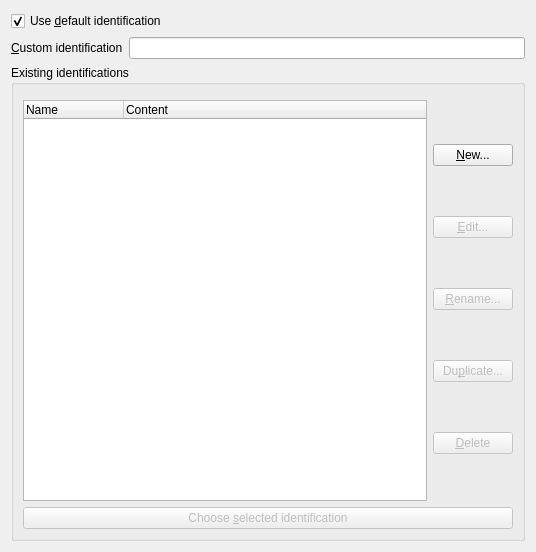
<?xml version="1.0" encoding="UTF-8"?>
<ui version="4.0">
 <class>UserAgent</class>
 <widget class="QWidget" name="UserAgent">
  <property name="geometry">
   <rect>
    <x>0</x>
    <y>0</y>
    <width>536</width>
    <height>552</height>
   </rect>
  </property>
  <layout class="QGridLayout" name="gridLayout">
   <item row="2" column="0">
    <widget class="QGroupBox" name="customUABox">
     <property name="enabled">
      <bool>true</bool>
     </property>
     <property name="title">
      <string>Existing identifications</string>
     </property>
     <layout class="QVBoxLayout" name="verticalLayout_3">
      <item>
       <widget class="KMessageWidget" name="invalidTemplateNameWidget"/>
      </item>
      <item>
       <layout class="QHBoxLayout" name="horizontalLayout_2">
        <item>
         <layout class="QVBoxLayout" name="verticalLayout">
          <item>
           <widget class="QTreeWidget" name="templates">
            <property name="toolTip">
             <string>&lt;html&gt;&lt;head/&gt;&lt;body&gt;&lt;p&gt;&lt;br/&gt;&lt;/p&gt;&lt;/body&gt;&lt;/html&gt;</string>
            </property>
            <property name="editTriggers">
             <set>QAbstractItemView::NoEditTriggers</set>
            </property>
            <property name="showDropIndicator" stdset="0">
             <bool>false</bool>
            </property>
            <property name="rootIsDecorated">
             <bool>false</bool>
            </property>
            <property name="uniformRowHeights">
             <bool>true</bool>
            </property>
            <property name="itemsExpandable">
             <bool>false</bool>
            </property>
            <property name="allColumnsShowFocus">
             <bool>true</bool>
            </property>
            <property name="columnCount">
             <number>2</number>
            </property>
            <column>
             <property name="text">
              <string>Name</string>
             </property>
            </column>
            <column>
             <property name="text">
              <string>Content</string>
             </property>
            </column>
           </widget>
          </item>
         </layout>
        </item>
        <item>
         <layout class="QVBoxLayout" name="verticalLayout_2">
          <item>
           <widget class="QPushButton" name="newTemplateBtn">
            <property name="enabled">
             <bool>true</bool>
            </property>
            <property name="toolTip">
             <string>&lt;html&gt;&lt;head/&gt;&lt;body&gt;&lt;p&gt;&lt;br/&gt;&lt;/p&gt;&lt;/body&gt;&lt;/html&gt;</string>
            </property>
            <property name="text">
             <string>&amp;New...</string>
            </property>
           </widget>
          </item>
          <item>
           <widget class="QPushButton" name="editTemplateBtn">
            <property name="enabled">
             <bool>false</bool>
            </property>
            <property name="toolTip">
             <string/>
            </property>
            <property name="text">
             <string>&amp;Edit...</string>
            </property>
           </widget>
          </item>
          <item>
           <widget class="QPushButton" name="renameTemplateBtn">
            <property name="enabled">
             <bool>false</bool>
            </property>
            <property name="toolTip">
             <string/>
            </property>
            <property name="text">
             <string>&amp;Rename...</string>
            </property>
           </widget>
          </item>
          <item>
           <widget class="QPushButton" name="duplicateTemplateBtn">
            <property name="enabled">
             <bool>false</bool>
            </property>
            <property name="toolTip">
             <string/>
            </property>
            <property name="text">
             <string>Du&amp;plicate...</string>
            </property>
           </widget>
          </item>
          <item>
           <widget class="QPushButton" name="deleteTemplateBtn">
            <property name="enabled">
             <bool>false</bool>
            </property>
            <property name="toolTip">
             <string/>
            </property>
            <property name="text">
             <string>&amp;Delete</string>
            </property>
           </widget>
          </item>
         </layout>
        </item>
       </layout>
      </item>
      <item>
       <widget class="QPushButton" name="useTemplateBtn">
        <property name="enabled">
         <bool>false</bool>
        </property>
        <property name="toolTip">
         <string>&lt;html&gt;&lt;head/&gt;&lt;body&gt;&lt;p&gt;&lt;br/&gt;&lt;/p&gt;&lt;/body&gt;&lt;/html&gt;</string>
        </property>
        <property name="text">
         <string>Choose &amp;selected identification</string>
        </property>
       </widget>
      </item>
     </layout>
    </widget>
   </item>
   <item row="0" column="0">
    <widget class="QCheckBox" name="useDefaultUA">
     <property name="toolTip">
      <string>&lt;html&gt;&lt;head/&gt;&lt;body&gt;&lt;p&gt;If checked, disable choosing a custom identification and use the default one&lt;/p&gt;&lt;/body&gt;&lt;/html&gt;</string>
     </property>
     <property name="text">
      <string>Use &amp;default identification</string>
     </property>
     <property name="checked">
      <bool>true</bool>
     </property>
    </widget>
   </item>
   <item row="1" column="0">
    <layout class="QHBoxLayout" name="horizontalLayout">
     <item>
      <widget class="QLabel" name="label">
       <property name="toolTip">
        <string/>
       </property>
       <property name="text">
        <string>&amp;Custom identification</string>
       </property>
       <property name="buddy">
        <cstring>userAgentString</cstring>
       </property>
      </widget>
     </item>
     <item>
      <widget class="QLineEdit" name="userAgentString">
       <property name="toolTip">
        <string>&lt;html&gt;&lt;head/&gt;&lt;body&gt;&lt;p&gt;The browser identification to use when the default identification is disabled.&lt;/p&gt;&lt;p&gt;You can enter it manually or start from one in the list below and change it according to your needs.&lt;/p&gt;&lt;/body&gt;&lt;/html&gt;</string>
       </property>
      </widget>
     </item>
    </layout>
   </item>
  </layout>
 </widget>
 <customwidgets>
  <customwidget>
   <class>KMessageWidget</class>
   <extends>QFrame</extends>
   <header>kmessagewidget.h</header>
   <container>1</container>
  </customwidget>
 </customwidgets>
 <resources/>
 <connections/>
</ui>
